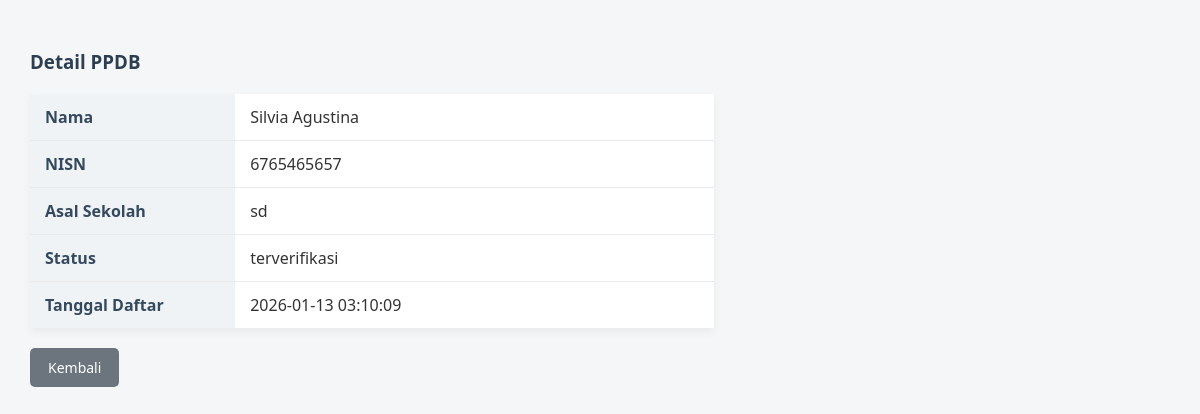
/admin/ppdb/detail?id=18 (signed in), run on the app's committed database.
### tables this page shows
CREATE TABLE `pendaftar` (
  `id_pendaftar` int NOT NULL,
  `id_pengguna` int DEFAULT NULL,
  `nik` varchar(16) DEFAULT NULL,
  `nisn` varchar(10) DEFAULT NULL,
  `nama_lengkap` varchar(100) DEFAULT NULL,
  `jenis_kelamin` enum('Laki-laki','Perempuan') DEFAULT NULL,
  `tempat_lahir` varchar(50) DEFAULT NULL,
  `tanggal_lahir` date DEFAULT NULL,
  `agama` enum('Islam','Kristen','Katolik','Hindu','Budha','Konghucu','Lainnya') DEFAULT NULL,
  `alamat` text,
  `status_tinggal` enum('bersama_ortu','wali','kost','asrama','lainnya') DEFAULT 'bersama_ortu',
  `asal_sekolah` varchar(100) DEFAULT NULL,
  `anak_ke` int DEFAULT NULL,
  `jumlah_saudara` int DEFAULT NULL,
  `status_anak` enum('kandung','tiri','angkat') NOT NULL,
  `yatim_status` enum('bukan','yatim','piatu','yatim_piatu') DEFAULT 'bukan',
  `bahasa_rumah` varchar(100) DEFAULT NULL,
  `tinggi_badan` int DEFAULT NULL,
  `berat_badan` int DEFAULT NULL,
  `penyakit` text,
  `tahun_lulus` year DEFAULT NULL,
  `nomor_hp` varchar(20) DEFAULT NULL,
  `email` varchar(100) DEFAULT NULL,
  `tanggal_daftar` timestamp NULL DEFAULT CURRENT_TIMESTAMP,
  `status_data` enum('belum_lengkap','lengkap','terverifikasi') DEFAULT 'belum_lengkap'
);

### app/controllers/DashboardController.php (called while the page is built, shortened)
<?php
require_once __DIR__ . '/../models/Pendaftar.php';
class DashboardController {
    public function detail()
    {
        $pendaftar = new Pendaftar();
        $data = $pendaftar->getById((int)$_GET['id']);
        require __DIR__ . '/../views/admin/ppdb_detail.php';
    }
}

### core/Router.php (called while the page is built, shortened)
<?php
class Router {
    private $routes = [];
    public function get($uri, $action){
        $this->routes['GET'][$uri] = $action;
    }
    public function post($uri, $action){
        $this->routes['POST'][$uri] = $action;
    }
    public function run(){
        $uri = parse_url($_SERVER['REQUEST_URI'], PHP_URL_PATH);
        $method = $_SERVER['REQUEST_METHOD'];
        $route = $this->routes[$method][$uri] ?? null;
        list($controller, $method) = explode('@', $route);
        $object = new $controller;
        return $object->$method();
    }
}

### index.php (called while the page is built, shortened)
<?php
require_once __DIR__ . "/core/Config.php";
require_once __DIR__ . "/core/Router.php";
$router = new Router();
$router->get('/', 'AuthController@homepage');
$router->get('/login', 'AuthController@login');
$router->post('/login', 'AuthController@processLogin');
$router->get('/register', 'AuthController@register');
$router->post('/register/process', 'AuthController@processRegister');
$router->get('/dashboard', 'DashboardController@index');
$router->get('/dashboard/kelembagaan', 'DashboardController@kelembagaan');
$router->get('/dashboard/data_ppdb', 'DashboardController@dataPPDB');
$router->get('/dashboard/users', 'DashboardController@users');
$router->get('/dashboard/user/create', 'DashboardController@createUser');
$router->post('/dashboard/user/store', 'DashboardController@storeUser');
$router->get('/admin/dashboard', 'DashboardController@index');
$router->get('/siswa/dashboard', 'DashboardController@index');
$router->get('/dashboard/pembayaran/hapus', 'DashboardController@hapusPembayaran');
$router->get('/dashboard/hapusPembayaran', 'DashboardController@hapusPembayaran');
$router->get('/dashboard/user/edit', 'DashboardController@editUser');
$router->post('/dashboard/user/update', 'DashboardController@updateUser');
$router->post('/dashboard/updateUser', 'DashboardController@updateUser');
$router->get('/dashboard/user/delete', 'DashboardController@deleteUser');
$router->get('/dashboard/pengaturan', 'DashboardController@pengaturan');
$router->get('/dashboard/administrasi', 'DashboardController@administrasi');
$router->get('/dashboard/verifikasibayar', 'DashboardController@verifikasibayar');
$router->get('/dashboard/verifikasiBerkas', 'DashboardController@verifikasiBerkas');
$router->get('/dashboard/validBerkas', 'DashboardController@validBerkas');
$router->get('/dashboard/invalidBerkas', 'DashboardController@invalidBerkas');
$router->get('/dashboard/biografi', 'DashboardController@biografi');
$router->get('/admin/ppdb', 'DashboardController@index');
$router->get('/admin/ppdb/detail', 'DashboardController@detail');
$router->get('/admin/ppdb/edit', 'DashboardController@edit');
$router->post('/admin/ppdb/update', 'DashboardController@update');
$router->get('/admin/ppdb/delete', 'DashboardController@delete');
$router->get('/admin/ppdb/cetak', 'DashboardController@cetakPPDB');
$router->get('/dashboard/pengumuman', 'DashboardController@pengumuman');
$router->get('/siswa/formulir', 'FormulirController@index');
$router->post('/siswa/formulir/simpan', 'FormulirController@simpan');
$router->get('/siswa/formulir/cetak', 'FormulirController@cetak');
$router->get("/siswa/berkas_pendaftar", "BerkasController@index");
$router->post("/siswa/berkas/upload", "BerkasController@upload");
$router->get('/siswa/pembayaran', 'PembayaranController@index');
$router->post('/siswa/pembayaran/upload', 'PembayaranController@upload');
$router->get("/siswa/pengumuman", "PengumumanController@index");
$router->get('/forgot', 'AuthController@forgot');
$router->post('/forgot', 'AuthController@processForgot');
$router->get('/reset', 'AuthController@resetForm');
$router->post('/reset', 'AuthController@processReset');
$router->get('/logout', 'LogoutController@index');
$router->run();

### core/Config.php (called while the page is built, shortened)
<?php
class Config {
    private static $env = null;
    private static function loadEnv(){
        if(self::$env !== null){
            return;
        }
        self::$env = [];
        $path = __DIR__ . '/../.env';
        $file = file($path);
        foreach($file as $line){
            $line = trim($line);
            if(!$line || $line[0] == '#') continue;
            list($name, $value) = explode('=', $line, 2);
            $name  = trim($name);
            $value = trim($value);
            self::$env[$name] = $value;
        }
    }
    public static function env($key){
        return self::$env[$key] ?? null;
    }
    public static function base_url(){
        return self::env('BASE_URL');
    }
}

### core/Database.php (called while the page is built, shortened)
<?php
require_once __DIR__ . '/Config.php';
class Database {
    public function __construct() {
        $host = Config::env('DB_HOST');
        $user = Config::env('DB_USER');
        $pass = Config::env('DB_PASS');
        $name = Config::env('DB_NAME');
        $this->conn = new mysqli($host, $user, $pass, $name);
    }
}

### app/models/Pendaftar.php (called while the page is built, shortened)
<?php
require_once __DIR__ . "/../../core/Database.php";
class Pendaftar extends Database {
public function getById($id_pendaftar)
{
    $sql = "SELECT * FROM pendaftar WHERE id_pendaftar = ?";
    $stmt = $this->conn->prepare($sql);
    $stmt->bind_param("i", $id_pendaftar);
    $stmt->execute();
    return $stmt->get_result()->fetch_assoc();
}
}

### app/views/admin/ppdb_detail.php (the view, shortened to what this page needs)
<?php
$base = Config::base_url();
?>
<!DOCTYPE html>
<html lang="id">
<head>
    <link rel="stylesheet" href="<?= $base ?>/public/assets/css/admin.css">
    <link rel="stylesheet" href="<?= $base ?>/public/assets/css/ppdb_detail.css">
</head>
<body>
<h3>Detail PPDB</h3>
<table class="table">
    <tr><th>Nama</th><td><?= $data['nama_lengkap'] ?></td></tr>
    <tr><th>NISN</th><td><?= $data['nisn'] ?></td></tr>
    <tr><th>Asal Sekolah</th><td><?= $data['asal_sekolah'] ?></td></tr>
    <tr><th>Status</th><td><?= $data['status_data'] ?></td></tr>
    <tr><th>Tanggal Daftar</th><td><?= $data['tanggal_daftar'] ?></td></tr>
</table>
<a href="<?= $base ?>/dashboard/data_ppdb" class="btn btn-secondary">
    Kembali
</a>
</body>
</html>

### public/assets/css/admin.css (style rules this page uses)
body { margin: 0; font-family: Poppins, sans-serif; background: #f5f7fa; color: #333; }
* { box-sizing: border-box; }
.btn { padding: 6px 12px; border-radius: 6px; font-size: 13px; text-decoration: none; margin-right: 6px; display: inline-block; }

### public/assets/css/ppdb_detail.css (style rules this page uses)
body { font-family: 'Segoe UI', Tahoma, sans-serif; background-color: #f4f6f8; padding: 30px; }
h3 { margin-bottom: 20px; color: #2c3e50; }
.table { border-collapse: collapse; width: 60%; background-color: #ffffff; box-shadow: 0 4px 8px rgba(0,0,0,0.05); }
.table th, .table td { padding: 12px 15px; border-bottom: 1px solid #eaeaea; text-align: left; }
.table th { width: 30%; background-color: #f0f3f5; color: #34495e; }
.table tr:last-child th, .table tr:last-child td { border-bottom: none; }
.btn { display: inline-block; margin-top: 20px; padding: 10px 18px; text-decoration: none; border-radius: 5px; font-size: 14px; }
.btn-secondary { background-color: #6c757d; color: #ffffff; }

### data on the page
pendaftar: nama_lengkap "Silvia Agustina", nisn "6765465657", asal_sekolah "sd", status_data "terverifikasi", tanggal_daftar "2026-01-13 03:10:09"
